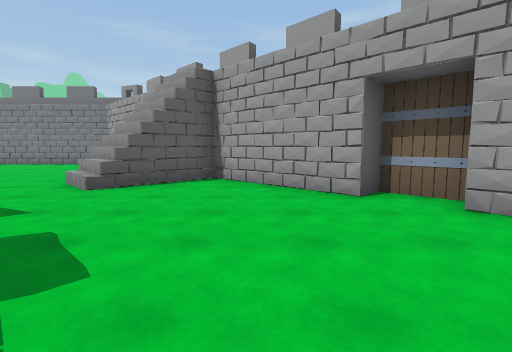
view 1 (above)

19 first-person views from a walk through a scene from a Unity 3-D project. The camera is 1.5 m above the floor, tilts 6° down and sees 85° across. The floor is counted in squares, 2 m on a side. Each view is taken from the middle of a square. On the plan, view 1 faces up. The plan holds only what a view shows up to about 10 squares ahead; the rest is blank. The place goes on beyond the plan. Some animated figures are left out. Some surface patterns are stand-ins.

view 2
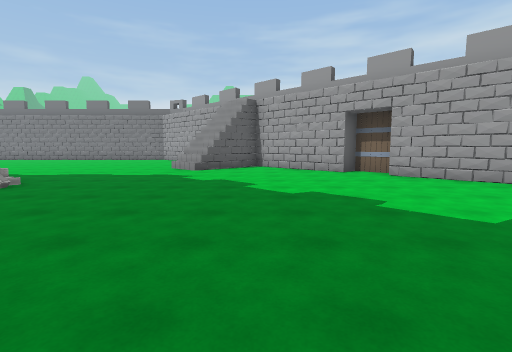

view 3
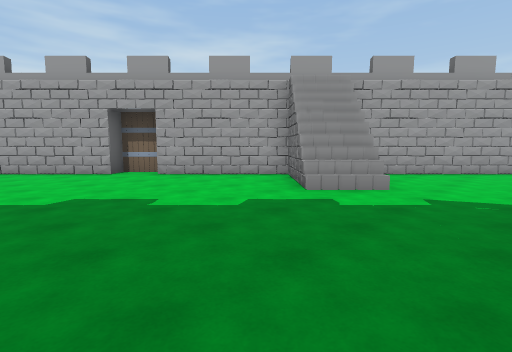

view 4
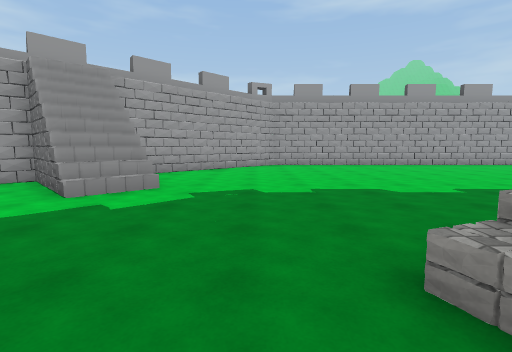

view 5
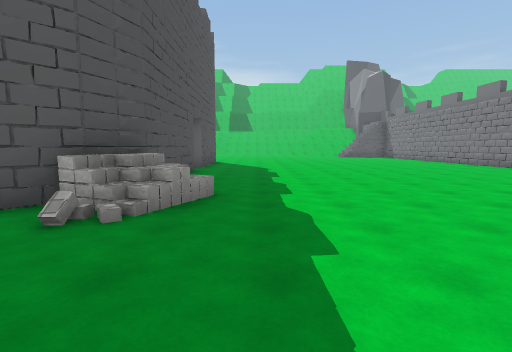

view 6
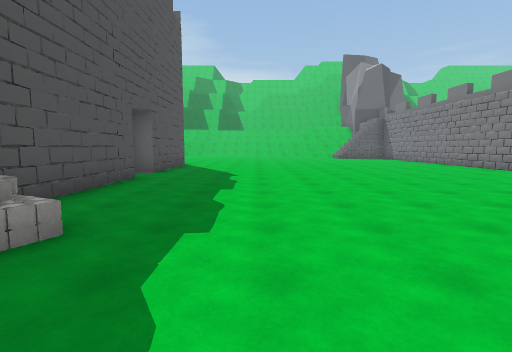

view 7
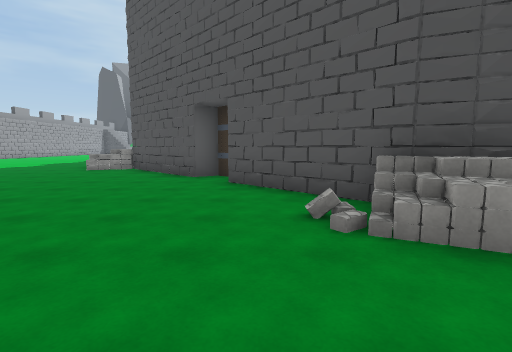

view 8
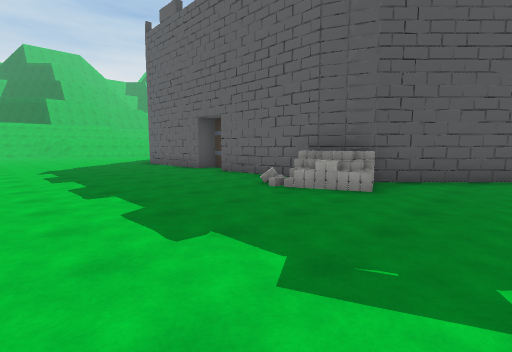

view 9
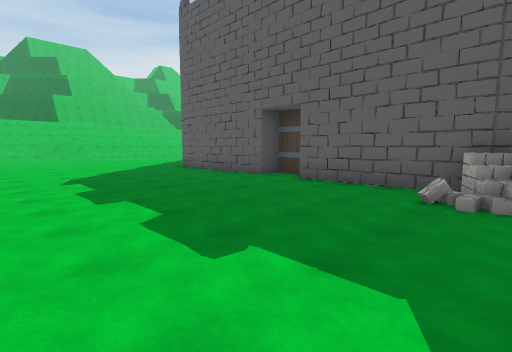

view 10
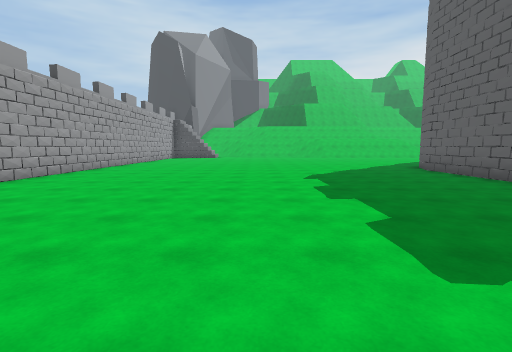

view 11
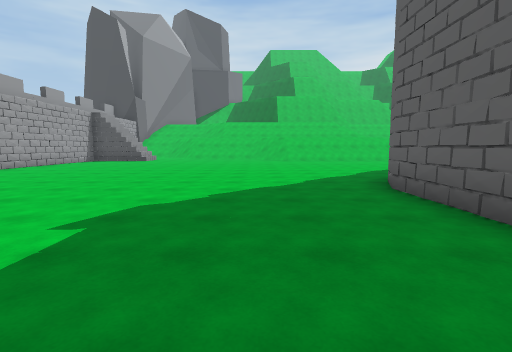

view 12
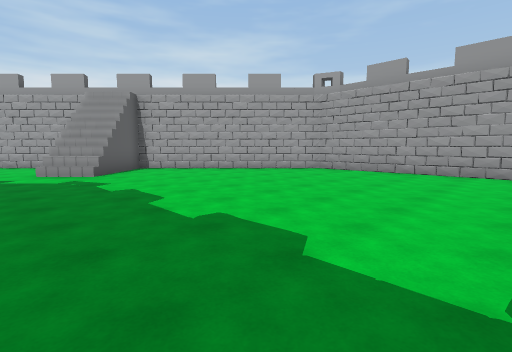

view 13
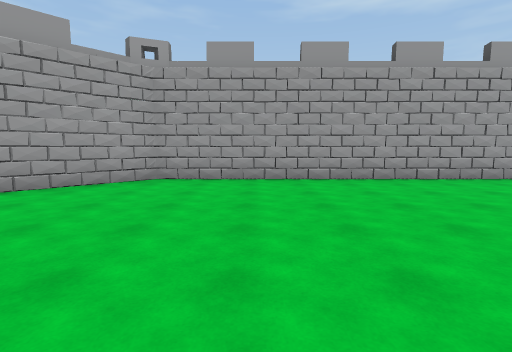

view 14
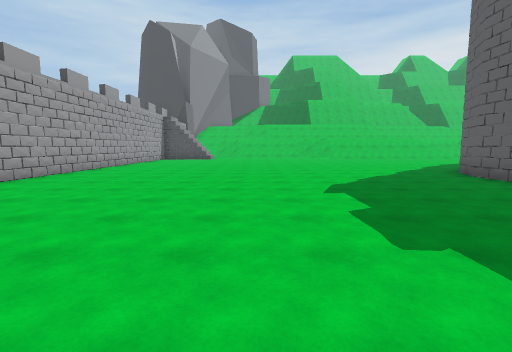

view 15
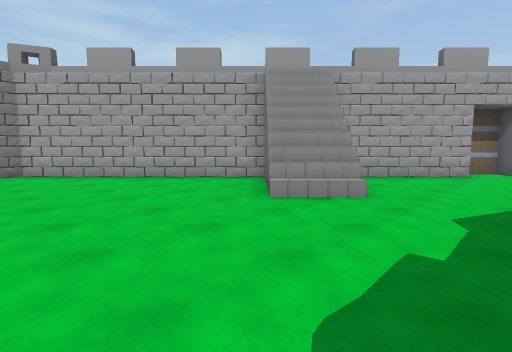

view 16
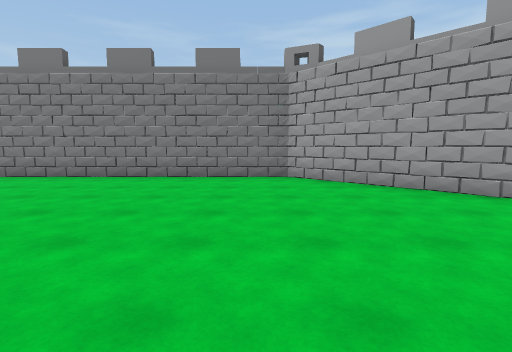

view 17
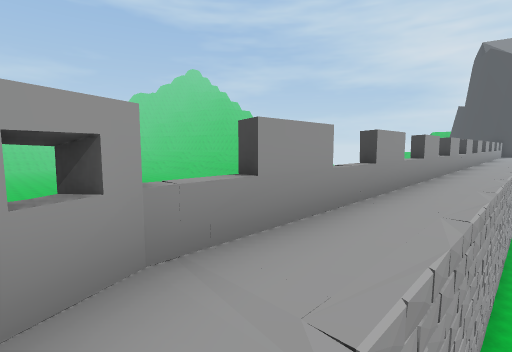

view 18
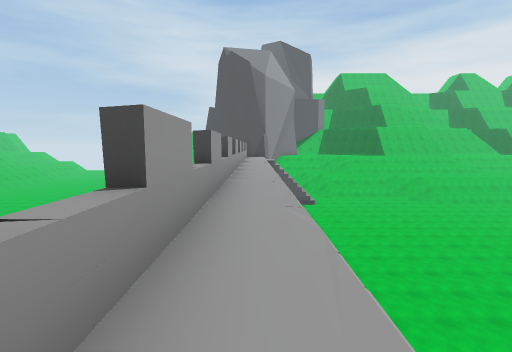

view 19
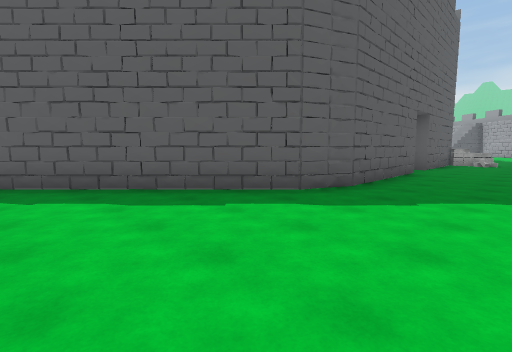

### Floor plan
Key: @ floor where view 1 was taken; # wall or solid block; . main floor; : floor 5 m higher than the main floor; / step, stairs or slope; ^ raised ledge; O other object.
Columns run from 15 left of view 1 to 12 right of it. Each row starts with its distance up from view 1.
 13  ^#^##^#^##
 12          ###
 11 .........###^
 10 ..........####
  9 ...........####
  8 .............#:#
  7 ............//::#
  6 ...........///./:#
  5 ............/.../:O
  4 ..................O#
  3 ..................###
  2 ........O.........####
  1 ###.####OO..........#
  0   #O   ###.....@...#/  #
 -1          ##.......///./:#
 -2           #......../.../:#
 -3          OOO#.........../:^
 -4             ##.........../:#
 -5              ##O..........:^
 -6               #O..........:#
 -7               #...........:#
 -8               #...........:#
 -9               #...........:#
-10               #...........:^
-11               O...........:#
-12               #...........:#
-13               #...........:#
-14               #...........:#
-15               #...........:^
-16              ##...........:#
-17             ##............:#
-18            ##.............:#
-19           ##..............:#
-20           #...............

Positions as (right, up) in squares from view 1, and headings:
1: (0, 0), facing up
2: (-1, -4), facing up
3: (-1, -4), facing up-right
4: (-1, -4), facing right
5: (-3, 3), facing left
6: (-5, 4), facing left
7: (-5, 4), facing down
8: (5, -3), facing down-left
9: (5, -6), facing down-left
10: (5, -6), facing down
11: (2, -10), facing down
12: (2, -10), facing up-right
13: (4, -7), facing right
14: (5, -8), facing down
15: (-7, 3), facing up-right
16: (-7, 5), facing up
17: (10, -4), facing down-right
18: (11, -9), facing down
19: (2, -20), facing up-left
